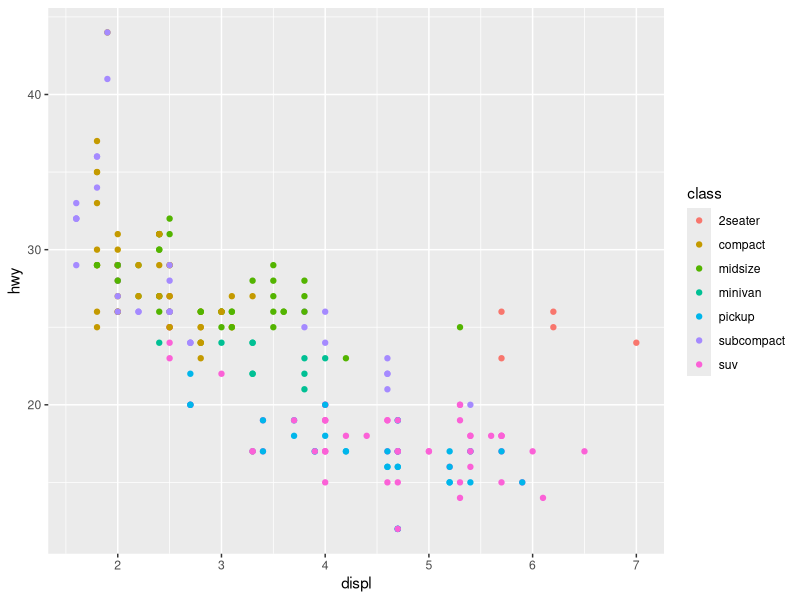
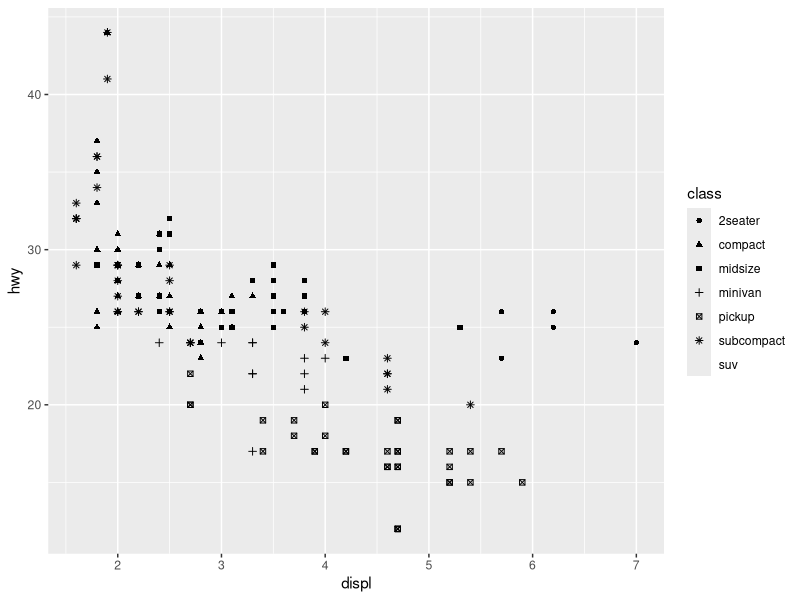
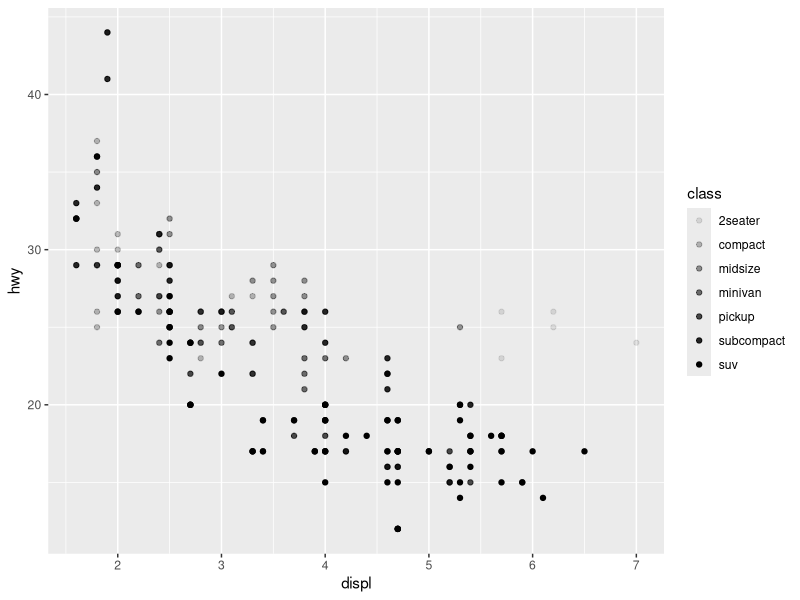
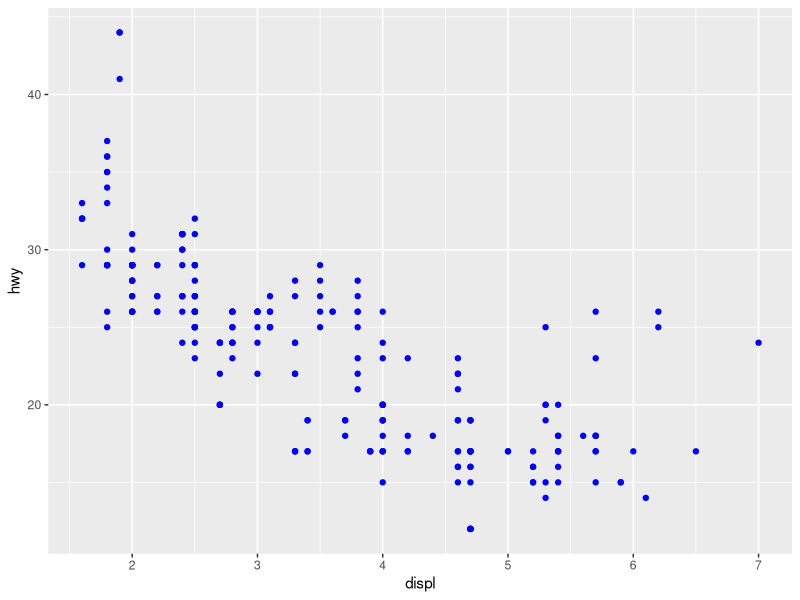
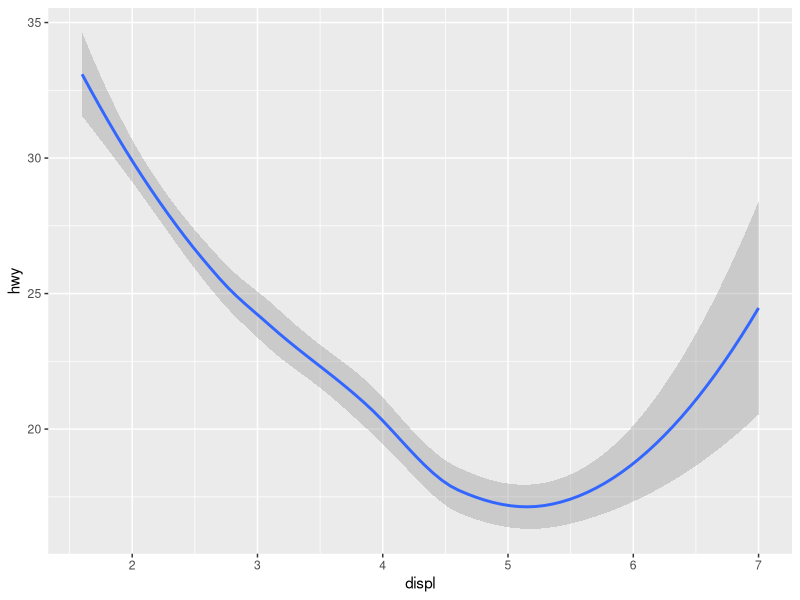
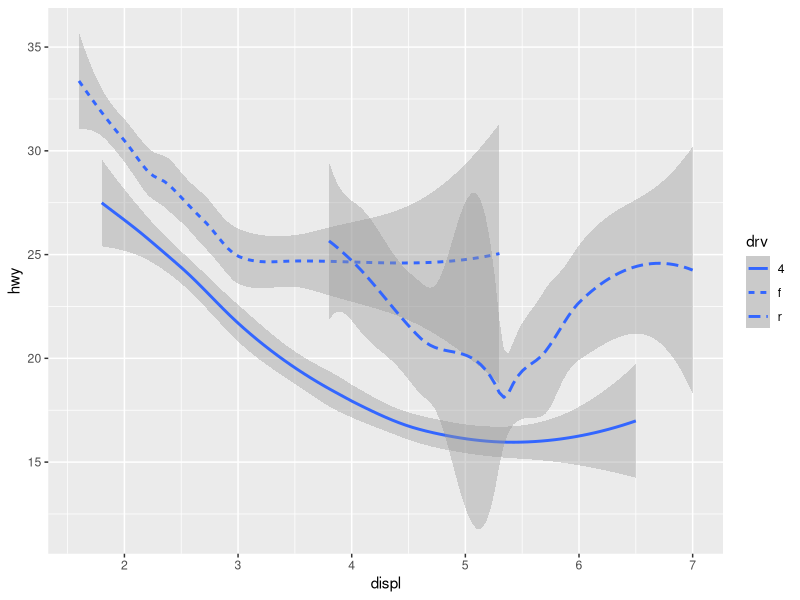
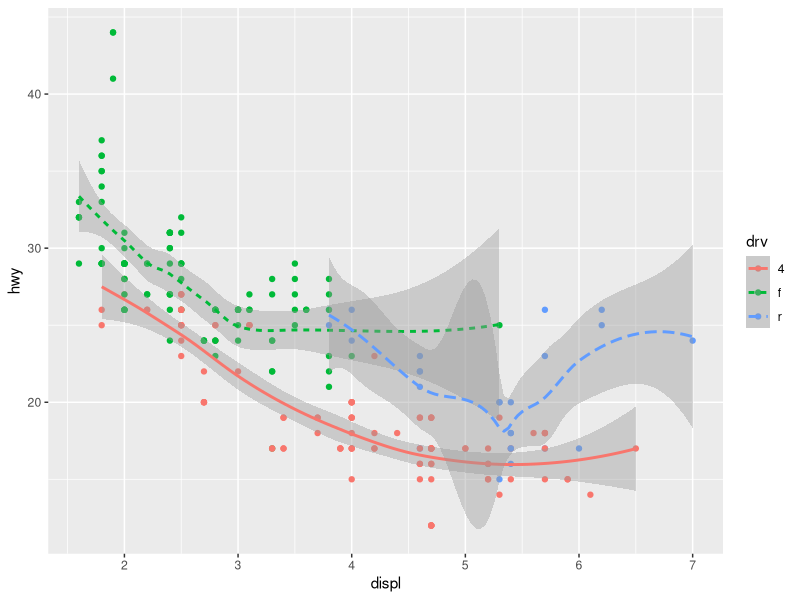
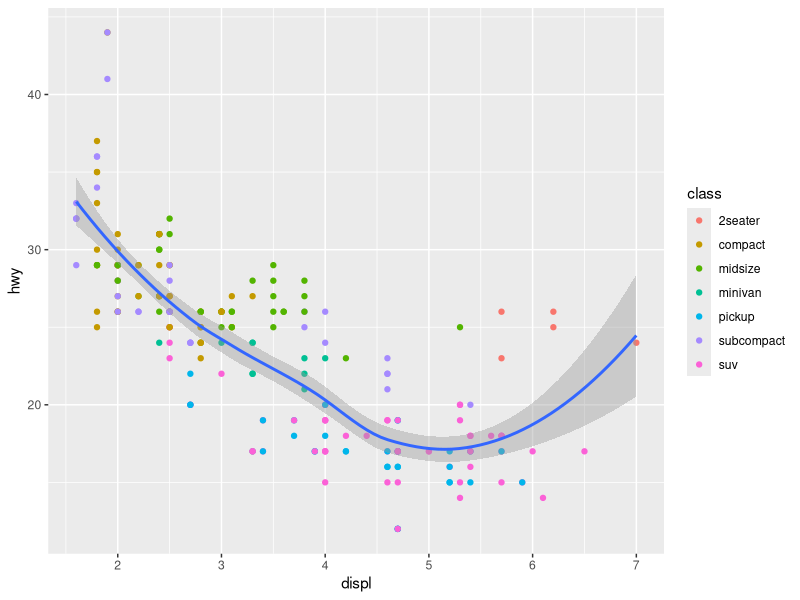

Here is the R script that generated these plots, in order:
library(tidyverse)
library(ggplot2)

#data frame - car models
cars <- mpg

# variables:
#    displ - car engine size, liters, number
#    hwy - fuel efficiency on highway, mpg, number
#    class - type of car, categorical
cars |> 
  select(displ, hwy, class)

cars |> 
  ggplot(
    aes(x = displ, y = hwy, color = class)
  ) +
  geom_point()

cars |> 
  ggplot(
    aes(x = displ, y = hwy, shape = class)
  ) +
  geom_point()

# using something alpha, implies order - there is no order to class
cars |> 
  ggplot(
    aes(x = displ, y = hwy, alpha = class)
  ) +
  geom_point()

# you can set visual properties of geom manually
cars |> 
  ggplot(
    aes(x = displ, y = hwy)
  ) +
  geom_point(color = "blue")


# 9.3 Geometric Objects 

cars |> 
  ggplot(
    aes(x = displ, y = hwy)
  ) +
  geom_smooth()

# difficult to change shape of line but line type?
cars |> 
  ggplot(
    aes(x = displ, y = hwy, linetype = drv)
  ) +
  geom_smooth()

# this can be easier to read when overlaid on data 

cars |> 
  ggplot(
    aes(x = displ, y = hwy, color = drv)
  ) +
  geom_point() +
  geom_smooth(aes(linetype = drv))


# remember local vs global arguments for layers

cars |> 
  ggplot(
    aes(x = displ, y = hwy)
  ) +
  geom_point(aes(color = class)) +
  geom_smooth()

# fun new package for ridgeline plots 
library(ggridges)

cars |> 
  ggplot(
    aes(x = hwy, y = drv, fill = drv, color = drv)
  ) +
  geom_density_ridges(alpha = 0.5, show.legend = FALSE)


# 9.4 Facets 

cars |> 
  ggplot(
    aes(x = displ, y = hwy)
  ) +
  geom_point() +
  facet_wrap(~cyl)

# if you want to facet plot with combo of two var
# switch to facet_grid (double sided formula)

cars |> 
  ggplot(
    aes(x = displ, y = hwy)
  ) +
  geom_point() +
  facet_grid(drv ~ cyl)

# be default they all share same scale and range
# can change with free y, free x, or free (for both)


# 9.5 Statistical Transformation

diamonds |> 
  ggplot(aes(x = cut)) +
  geom_bar()
# gasp, count is not a variable in this dataset
# bar charts plot new values, bin counts
# the stat they use for this can be overridden


# 9.6 Position Adjustments 

cars |> 
  ggplot(aes(x = drv, fill = drv)) +
  geom_bar()

# what happens if fill with other variable?

cars |> 
  ggplot(aes(x = drv, fill = class)) +
  geom_bar()
# they auto stack
# decided with position argument
# options for identity, dodge, or fill

#identity
cars |> 
  ggplot(aes(x = drv, fill = class)) +
  geom_bar(alpha = 1/5, position = "identity")
# versus
cars |> 
  ggplot(aes(x = drv, color = class)) +
  geom_bar(fill = NA, position = "identity")

# fill - like stacking, but all bars same height
#       easy to see proportion
cars |> 
  ggplot(aes(x = drv, fill = class)) +
  geom_bar(position = "fill")

# dodge
cars |> 
  ggplot(aes(x = drv, fill = class)) +
  geom_bar(position = "dodge")

# 9.7 Coordinate System
library(maps)
nz <- map_data("nz")

nz |> 
  ggplot(aes(x = long, y = lat, group = group)) +
  geom_polygon(fill = "white", color = "black")

nz |> 
  ggplot(aes(x = long, y = lat, group = group)) +
  geom_polygon(fill = "white", color = "black") +
  coord_quickmap()
